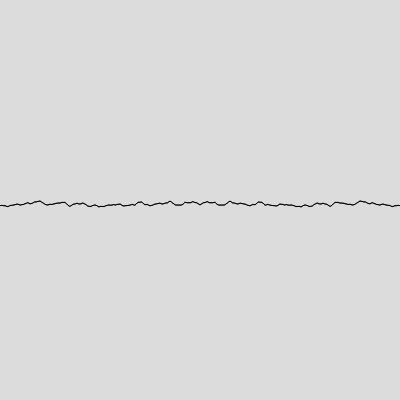
Frame 1 (no input)
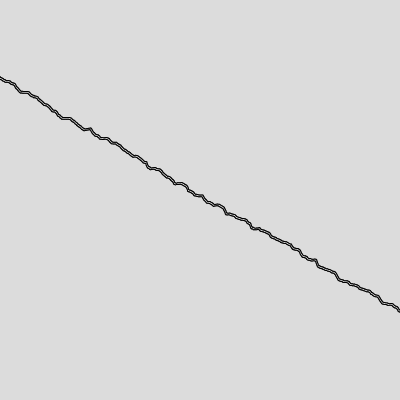
Frame 2 (the mouse pressed at the canvas centre, redrawn once)

The p5.js sketch that drew these frames (run headless with seeded random() and noise() and a simulated clock; the mouse was pressed at the canvas centre and the sketch redrawn once):

// p5.js sketch
// ── sketch.js
function make_random_line(){
  let arr = [];
  let scale = 10;
  noiseSeed(random(1000));
  for (i = -width; i < width; i++){
    arr.push(scale * noise(i/10))
  }

  return arr;
}

function draw_random_line(arr){
  stroke('black');
  for (i = 0; i < arr.length - 1; i++){
    line(-width + i, arr[i], -width + i + 1, arr[i + 1]);
  }
}

function draw_incremented_array(arr, step){
  stroke('black');
  for (i = 0; i < arr.length - 1; i++){
    line(-width + i, arr[i] + step, -width + i + 1, arr[i + 1] + step);
  }
}

let lines = []; // 2D array of lines returned by make_random_line

function setup() {
  createCanvas(400, 400);
}

let arr;
let curr_angle;
let hold = 0;

function draw() {
  background(220);

  translate(width/2, height/2)
  rotate(curr_angle);
  if (hold == 0){
    arr = make_random_line();
    curr_angle = degrees(random(360));
    draw_random_line(arr);

    hold++;
  } else if (hold < 20) {

    push();
      translate(0, hold);
      draw_random_line(arr);
    pop();
    push();
      translate(0, -hold);
      draw_random_line(arr);
    pop();

    hold++;
  } else {
    hold = 0
  }

  noLoop();
}
